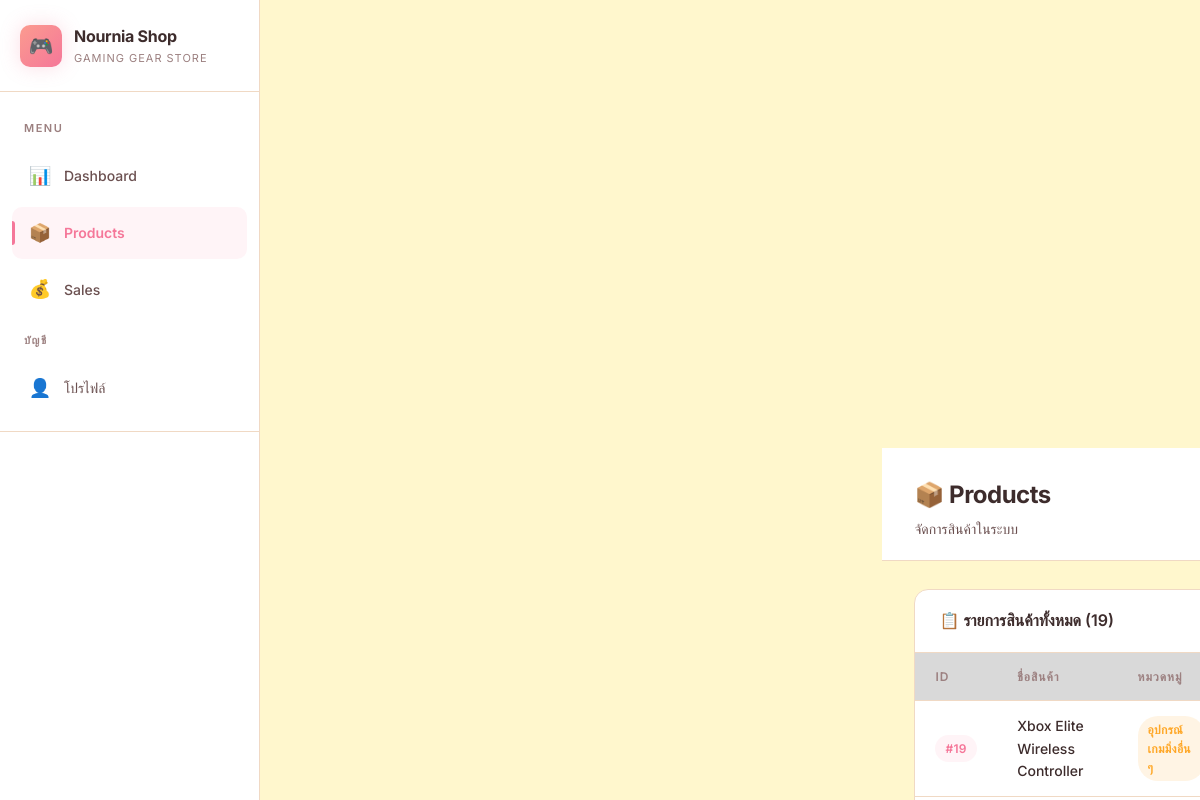
The page /products.php (signed in) on the database its author committed.
### tables this page shows
CREATE TABLE IF NOT EXISTS products (
    id INT AUTO_INCREMENT PRIMARY KEY,
    category_id INT NOT NULL,
    name VARCHAR(255) NOT NULL,
    description TEXT,
    price DECIMAL(10, 2) NOT NULL DEFAULT 0.00,
    stock_quantity INT NOT NULL DEFAULT 0,
    image_url VARCHAR(500),
    created_at TIMESTAMP DEFAULT CURRENT_TIMESTAMP,
    updated_at TIMESTAMP DEFAULT CURRENT_TIMESTAMP ON UPDATE CURRENT_TIMESTAMP,
    FOREIGN KEY (category_id) REFERENCES categories(id) ON DELETE CASCADE
);

CREATE TABLE IF NOT EXISTS categories (
    id INT AUTO_INCREMENT PRIMARY KEY,
    name VARCHAR(100) NOT NULL UNIQUE,
    icon VARCHAR(10),
    created_at TIMESTAMP DEFAULT CURRENT_TIMESTAMP
);

### products.php (the view, shortened to what this page needs)
<?php
require_once 'auth.php';
$isAdmin = is_admin();
$products = $pdo->query("
    SELECT p.*, c.name AS category_name
    FROM products p
    JOIN categories c ON p.category_id = c.id
    ORDER BY p.id DESC
")->fetchAll();
?>
<!DOCTYPE html>
<html lang="th">
<head>
    <link rel="stylesheet" href="assets/css/style.css">
</head>
<body>
    <aside class="sidebar">
        <div class="sidebar-brand">
            <div class="brand-icon">🎮</div>
            <div>
                <h1>Nournia Shop</h1>
                <div class="brand-sub">Gaming Gear Store</div>
            </div>
        </div>
        <nav class="sidebar-nav">
            <div class="nav-label">Menu</div>
            <a href="index.php" class="nav-link">
                <span class="nav-icon">📊</span> Dashboard
            </a>
            <a href="products.php" class="nav-link active">
                <span class="nav-icon">📦</span> Products
            </a>
            <a href="sales.php" class="nav-link">
                <span class="nav-icon">💰</span> Sales
            </a>
            <div class="nav-label">บัญชี</div>
            <a href="profile.php" class="nav-link">
                <span class="nav-icon">👤</span> โปรไฟล์
            </a>
        </nav>
        <div class="sidebar-user">
    <main class="main-content">
        <div class="page-header">
            <h2>📦 Products</h2>
            <p>จัดการสินค้าในระบบ<?= $isAdmin ? ' — เพิ่ม, แก้ไข, ลบ' : '' ?></p>
        </div>
        <div class="page-body">
            <div class="table-container">
                <div class="table-header">
                    <h3>📋 รายการสินค้าทั้งหมด (<?= count($products) ?>)</h3>
                </div>
                <table>
                    <thead>
                        <tr>
                            <th>ID</th>
                            <th>ชื่อสินค้า</th>
                            <th>หมวดหมู่</th>
                        </tr>
                    </thead>
                    <tbody>
                        <?php if (empty($products)): ?>
                            <tr>
                                <td colspan="<?= $isAdmin ? 6 : 5 ?>" class="table-empty">
                                    ยังไม่มีสินค้า<?= $isAdmin ? ' — กดปุ่ม "เพิ่มสินค้า" เพื่อเริ่มต้น' : '' ?>
                                </td>
                            </tr>
                        <?php else: ?>
                            <?php foreach ($products as $p): ?>
                                <tr>
                                    <td><span class="badge badge-info">#<?= $p['id'] ?></span></td>
                                    <td style="color:var(--text-primary);font-weight:500;"><?= htmlspecialchars($p['name']) ?></td>
                                    <td><span class="badge badge-warning"><?= htmlspecialchars($p['category_name']) ?></span></td>
                                </tr>
                            <?php endforeach; ?>
                        <?php endif; ?>
                    </tbody>
                </table>
            </div>
        </div>
    </main>
</body>
</html>

### rows shown on the page
products: id "19", name "Xbox Elite Wireless Controller", category.name "อุปกรณ์เกมมิ่งอื่น ๆ"

### other values the page prints
count($products) "19"
